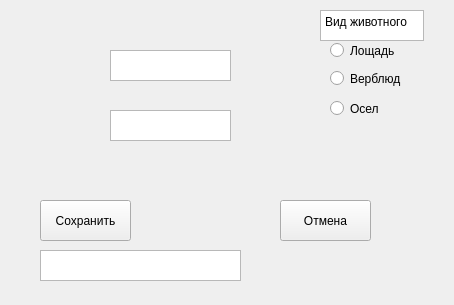
<?xml version="1.0" encoding="UTF-8"?>
<ui version="4.0">
 <class>MainWindow</class>
 <widget class="QMainWindow" name="MainWindow">
  <property name="geometry">
   <rect>
    <x>0</x>
    <y>0</y>
    <width>454</width>
    <height>305</height>
   </rect>
  </property>
  <property name="windowTitle">
   <string>Добавление животного</string>
  </property>
  <widget class="QWidget" name="centralwidget">
   <widget class="QPushButton" name="save_btn">
    <property name="geometry">
     <rect>
      <x>40</x>
      <y>200</y>
      <width>91</width>
      <height>41</height>
     </rect>
    </property>
    <property name="text">
     <string>Сохранить</string>
    </property>
   </widget>
   <widget class="QPushButton" name="esc_btn">
    <property name="geometry">
     <rect>
      <x>280</x>
      <y>200</y>
      <width>91</width>
      <height>41</height>
     </rect>
    </property>
    <property name="text">
     <string>Отмена</string>
    </property>
   </widget>
   <widget class="QPlainTextEdit" name="plainTextEdit">
    <property name="geometry">
     <rect>
      <x>110</x>
      <y>50</y>
      <width>121</width>
      <height>31</height>
     </rect>
    </property>
   </widget>
   <widget class="QRadioButton" name="radioButton">
    <property name="geometry">
     <rect>
      <x>330</x>
      <y>40</y>
      <width>82</width>
      <height>21</height>
     </rect>
    </property>
    <property name="text">
     <string>Лощадь</string>
    </property>
   </widget>
   <widget class="QRadioButton" name="radioButton_2">
    <property name="geometry">
     <rect>
      <x>330</x>
      <y>70</y>
      <width>82</width>
      <height>17</height>
     </rect>
    </property>
    <property name="text">
     <string>Верблюд</string>
    </property>
   </widget>
   <widget class="QPlainTextEdit" name="plainTextEdit_2">
    <property name="geometry">
     <rect>
      <x>320</x>
      <y>10</y>
      <width>104</width>
      <height>31</height>
     </rect>
    </property>
    <property name="plainText">
     <string>Вид животного</string>
    </property>
   </widget>
   <widget class="QRadioButton" name="radioButton_3">
    <property name="geometry">
     <rect>
      <x>330</x>
      <y>100</y>
      <width>82</width>
      <height>17</height>
     </rect>
    </property>
    <property name="text">
     <string>Осел</string>
    </property>
   </widget>
   <widget class="QPlainTextEdit" name="plainTextEdit_3">
    <property name="geometry">
     <rect>
      <x>110</x>
      <y>110</y>
      <width>121</width>
      <height>31</height>
     </rect>
    </property>
   </widget>
   <widget class="QTextEdit" name="textEdit">
    <property name="geometry">
     <rect>
      <x>40</x>
      <y>250</y>
      <width>201</width>
      <height>31</height>
     </rect>
    </property>
    <property name="mouseTracking">
     <bool>false</bool>
    </property>
    <property name="readOnly">
     <bool>true</bool>
    </property>
   </widget>
  </widget>
 </widget>
 <resources/>
 <connections/>
</ui>
